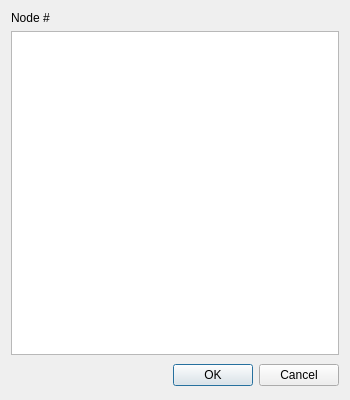
<?xml version="1.0" encoding="UTF-8"?>
<ui version="4.0">
 <class>Dialog</class>
 <widget class="QDialog" name="Dialog">
  <property name="geometry">
   <rect>
    <x>0</x>
    <y>0</y>
    <width>350</width>
    <height>400</height>
   </rect>
  </property>
  <property name="maximumSize">
   <size>
    <width>16777215</width>
    <height>16777213</height>
   </size>
  </property>
  <property name="windowTitle">
   <string>Node info</string>
  </property>
  <layout class="QGridLayout" name="gridLayout">
   <item row="0" column="0">
    <widget class="QLabel" name="lbl_node_number">
     <property name="text">
      <string>Node #</string>
     </property>
    </widget>
   </item>
   <item row="1" column="0">
    <widget class="QTextBrowser" name="textBrowser"/>
   </item>
   <item row="2" column="0">
    <widget class="QDialogButtonBox" name="buttonBox">
     <property name="minimumSize">
      <size>
       <width>328</width>
       <height>28</height>
      </size>
     </property>
     <property name="maximumSize">
      <size>
       <width>328</width>
       <height>28</height>
      </size>
     </property>
     <property name="orientation">
      <enum>Qt::Horizontal</enum>
     </property>
     <property name="standardButtons">
      <set>QDialogButtonBox::Cancel|QDialogButtonBox::Ok</set>
     </property>
    </widget>
   </item>
  </layout>
 </widget>
 <resources/>
 <connections>
  <connection>
   <sender>buttonBox</sender>
   <signal>accepted()</signal>
   <receiver>Dialog</receiver>
   <slot>accept()</slot>
   <hints>
    <hint type="sourcelabel">
     <x>248</x>
     <y>254</y>
    </hint>
    <hint type="destinationlabel">
     <x>157</x>
     <y>274</y>
    </hint>
   </hints>
  </connection>
  <connection>
   <sender>buttonBox</sender>
   <signal>rejected()</signal>
   <receiver>Dialog</receiver>
   <slot>reject()</slot>
   <hints>
    <hint type="sourcelabel">
     <x>316</x>
     <y>260</y>
    </hint>
    <hint type="destinationlabel">
     <x>286</x>
     <y>274</y>
    </hint>
   </hints>
  </connection>
 </connections>
</ui>
